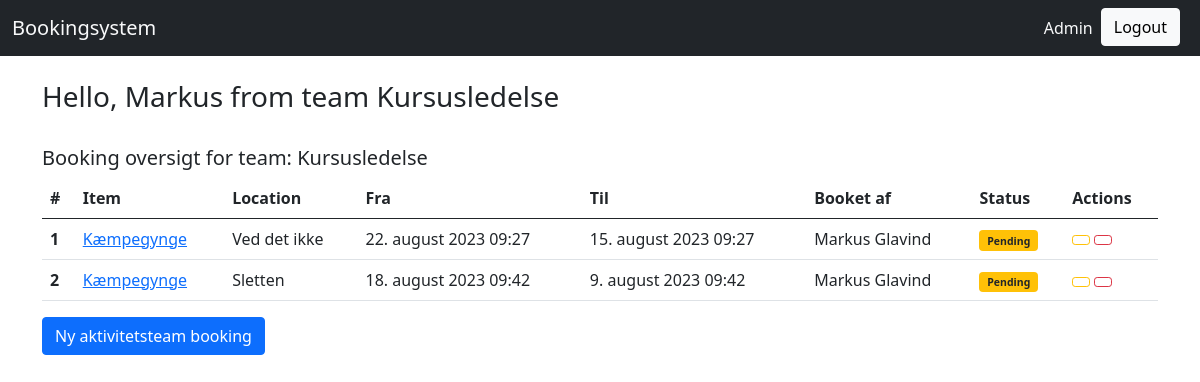
Page /AktivitetsTeam/AktivitetsTeam/AktivitetsTeamBooking/ (signed in) on the committed database.
### organization/models.py (models this page shows, shortened)
class Volunteer(AbstractUser):
    username = models.CharField(max_length=30, unique=True)
    first_name = models.CharField(max_length=30)
    created = models.DateTimeField(auto_now_add=True, editable=False)
    last_name = models.CharField(max_length=30)
    last_updated = models.DateTimeField(auto_now=True, editable=False)
    email = models.EmailField()
    class Meta:
        pass
    def __str__(self):
        return f"{self.first_name} {self.last_name}"

class TeamMembership(models.Model):
    team = models.ForeignKey("organization.Team", on_delete=models.CASCADE)
    member = models.ForeignKey("organization.Volunteer", on_delete=models.CASCADE)
    last_updated = models.DateTimeField(auto_now=True, editable=False)
    created = models.DateTimeField(auto_now_add=True, editable=False)
    role = models.CharField(max_length=30)
    class Meta:
        pass

class Team(models.Model):
    name = models.CharField(max_length=30)
    last_updated = models.DateTimeField(auto_now=True, editable=False)
    short_name = models.CharField(max_length=30)
    created = models.DateTimeField(auto_now_add=True, editable=False)
    class Meta:
        pass

### AktivitetsTeam/models.py (models this page shows, shortened)
class AktivitetsTeamBooking(models.Model):
    team = models.ForeignKey("organization.Team", on_delete=models.CASCADE)
    item = models.ForeignKey("AktivitetsTeam.AktivitetsTeamItem", on_delete=models.CASCADE)
    team_contact = models.ForeignKey("organization.Volunteer", on_delete=models.CASCADE)
    STATUS_CHOICES = (
        ('Pending', 'Pending'),
        ('Approved', 'Approved'),
        ('Rejected', 'Rejected'),
    )
    location = models.CharField(max_length=100)
    start = models.DateTimeField()
    end = models.DateTimeField()
    created = models.DateTimeField(auto_now_add=True, editable=False)
    last_updated = models.DateTimeField(auto_now=True, editable=False)
    status = models.CharField(max_length=10, choices=STATUS_CHOICES, default='Pending')
    remarks = models.TextField(blank=True)  # Blank allows for an empty value
    class Meta:
        pass
    def get_absolute_url(self):
        return reverse("AktivitetsTeam_AktivitetsTeamBooking_detail", args=(self.pk,))
    def approve_bookings(self, request, queryset):
        queryset.update(status="Approved")
    approve_bookings.short_description = "Approve selected bookings"
    def reject_bookings(self, request, queryset):
        queryset.update(status="Rejected")
    reject_bookings.short_description = "Rejected selected bookings"

class AktivitetsTeamItem(models.Model):
    description = models.TextField(max_length=500)
    created = models.DateTimeField(auto_now_add=True, editable=False)
    last_updated = models.DateTimeField(auto_now=True, editable=False)
    name = models.CharField(max_length=100)
    class Meta:
        pass
    def __str__(self):
        return str(self.name)

### AktivitetsTeam/views.py (the view)
# urls.py: path("AktivitetsTeam/AktivitetsTeamBooking/", views.AktivitetsTeamBookingListView.as_view(), name="AktivitetsTeam_AktivitetsTeamBooking_list"),
class AktivitetsTeamBookingListView(generic.ListView):
    model = models.AktivitetsTeamBooking
    form_class = forms.AktivitetsTeamBookingForm
    @method_decorator(login_required)
    def dispatch(self, *args, **kwargs):
        return super().dispatch(*args, **kwargs)

### AktivitetsTeam/templates/AktivitetsTeam/aktivitetsteambooking_list.html (shortened to what this page needs)
{% extends "base.html" %}
{% block content %}
{% load bootstrap_icons %}
<br>
{% if request.user.is_authenticated %}
      <h5>Booking oversigt for team: {% with volunteer_team_memberships=request.user.teammembership_set.all %}
          {% if volunteer_team_memberships %}
              {{ volunteer_team_memberships.first.team.name }}
          {% endif %}
          {% endwith %}</h5>
  {% endif %}
<table class="table">
  <thead>
    <tr>
      <th scope="col">#</th>
      <th scope="col">Item</th>
      <th scope="col">Location</th>
      <th scope="col">Fra</th>
      <th scope="col">Til</th>
      <th scope="col">Booket af</th>
      <th scope="col">Status</th>
      <th scope="col">Actions</th>
    </tr>
  </thead>
  <tbody>
    {% for object in object_list %}
    {% with booking_team_membership=object.team.teammembership_set.first %}
    {% if booking_team_membership.member == request.user %}
      <tr>
        <th scope="row">{{ object.id}}</th>
        <td><a href="{{object.get_absolute_url}}">{{object.item}}</a>  </td>
        <td>{{object.location}}</td>
        <td>{{object.start}}</td>
        <td>{{object.end}}</td>
        <td>{{object.team_contact}}</td>
        <td>
          {% if object.status == 'Pending' %}
              <span class="badge bg-warning text-dark">
                  <small>Pending</small>
              </span>
          {% elif object.status == 'Approved' %}
              <span class="badge bg-success">
                  <small>Approved</small>
              </span>
          {% elif object.status == 'Rejected' %}
              <span class="badge bg-danger">
                  <small>Rejected</small>
              </span>
          {% endif %}
      </td>
        <td>
          <a href="{% url 'AktivitetsTeam_AktivitetsTeamBooking_update' object.pk %}" class="btn btn-outline-warning btn-sm">
          </a>
          <a href="{% url 'AktivitetsTeam_AktivitetsTeamBooking_delete' object.pk %}" class="btn btn-outline-danger btn-sm">
          </a>
      </td>
      </tr>
      {% endif %}
      {% endwith %}
    {% endfor %}
  </tbody>
</table>
<div>
  <a class="btn btn-primary"
    href="{% url 'AktivitetsTeam_AktivitetsTeamBooking_create' %}">
  Ny aktivitetsteam booking
  </a>
</div>
{% endblock %}

### templates/base.html (shortened to what this page needs)
<!doctype html>
<html lang="en">
    <head>
        <link href="https://cdn.jsdelivr.net/npm/bootstrap@5.0.0-beta1/dist/css/bootstrap.min.css" rel="stylesheet">
    </head>
  <body>
    {% load bootstrap_icons %}
  	{% include 'navbar.html' %}
    <br/>
    <div class="container">
      {% if request.user.is_authenticated %}
      <h3>Hello, {{ user.first_name }} from team {% with volunteer_team_memberships=request.user.teammembership_set.all %}
          {% if volunteer_team_memberships %}
              {{ volunteer_team_memberships.first.team.name }}
          {% endif %}
          {% endwith %}</h3>
      {% endif %}
      {% block content %}{% endblock %}
    </div>
  </body>
</html>

### rows in the picture
Volunteer: first_name "Markus"
TeamMembership: first.team.name "Kursusledelse"
AktivitetsTeamBooking: id "1", item "Kæmpegynge", location "Ved det ikke", start "22. august 2023 09:27", end "15. august 2023 09:27", team_contact "Markus Glavind", status "Pending"
AktivitetsTeamBooking: id "2", item "Kæmpegynge", location "Sletten", start "18. august 2023 09:42", end "9. august 2023 09:42", team_contact "Markus Glavind", status "Pending"
